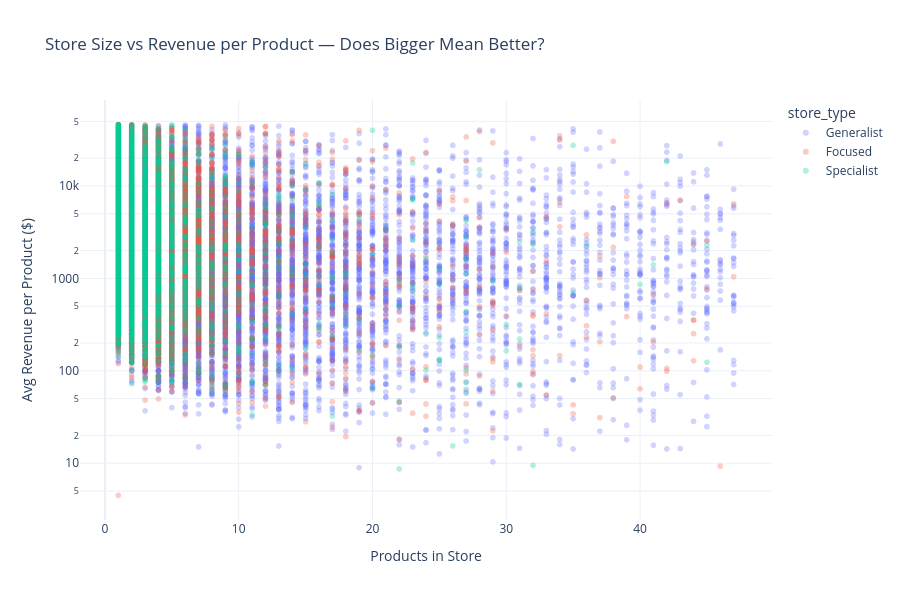

The notebook cell saved with this chart:
### Markdown cell above
### 6.1 — Products vs Revenue per Product (Scatter)

### Code cell
df_scatter = df[
    (df[PRODUCT_COUNT_COL] <= df[PRODUCT_COUNT_COL].quantile(0.99)) &
    (df[AVG_REV_COL] <= df[AVG_REV_COL].quantile(0.99)) &
    (df[AVG_REV_COL] > 0)
].copy()

fig = px.scatter(
    df_scatter,
    x=PRODUCT_COUNT_COL,
    y=AVG_REV_COL,
    color=STORE_TYPE_COL if STORE_TYPE_COL in df.columns else None,
    opacity=0.3,
    title='Store Size vs Revenue per Product — Does Bigger Mean Better?',
    labels={PRODUCT_COUNT_COL: 'Products in Store', AVG_REV_COL: 'Avg Revenue per Product ($)'},
    template=TEMPLATE,
    log_y=True
)
fig.update_layout(height=600)
save_chart(fig, '07_size_vs_performance')
fig.show()

### Figure 1 — Plotly figure (JSON) as saved in the notebook; plotly's stock layout.template omitted (floating-point values rounded to 4 significant figures; data arrays with more than 128 entries replaced by an {"elided": "..."} marker saying what was removed)
{"data": [{"hovertemplate": "store_type=Generalist<br>Products in Store=%{x}<br>Avg Revenue per Product ($)=%{y}<extra></extra>", "legendgroup": "Generalist", "marker": {"color": "#636efa", "opacity": 0.3, "symbol": "circle"}, "mode": "markers", "name": "Generalist", "showlegend": true, "type": "scattergl", "x": {"elided": "22750 int values"}, "xaxis": "x", "y": {"elided": "22750 float values"}, "yaxis": "y"}, {"hovertemplate": "store_type=Focused<br>Products in Store=%{x}<br>Avg Revenue per Product ($)=%{y}<extra></extra>", "legendgroup": "Focused", "marker": {"color": "#EF553B", "opacity": 0.3, "symbol": "circle"}, "mode": "markers", "name": "Focused", "showlegend": true, "type": "scattergl", "x": {"elided": "16372 int values"}, "xaxis": "x", "y": {"elided": "16372 float values"}, "yaxis": "y"}, {"hovertemplate": "store_type=Specialist<br>Products in Store=%{x}<br>Avg Revenue per Product ($)=%{y}<extra></extra>", "legendgroup": "Specialist", "marker": {"color": "#00cc96", "opacity": 0.3, "symbol": "circle"}, "mode": "markers", "name": "Specialist", "showlegend": true, "type": "scattergl", "x": {"elided": "10307 int values"}, "xaxis": "x", "y": {"elided": "10307 float values"}, "yaxis": "y"}], "layout": {"height": 600, "legend": {"title": {"text": "store_type"}, "tracegroupgap": 0}, "title": {"text": "Store Size vs Revenue per Product — Does Bigger Mean Better?"}, "xaxis": {"anchor": "y", "domain": [0, 1], "title": {"text": "Products in Store"}}, "yaxis": {"anchor": "x", "domain": [0, 1], "title": {"text": "Avg Revenue per Product ($)"}, "type": "log"}}}
